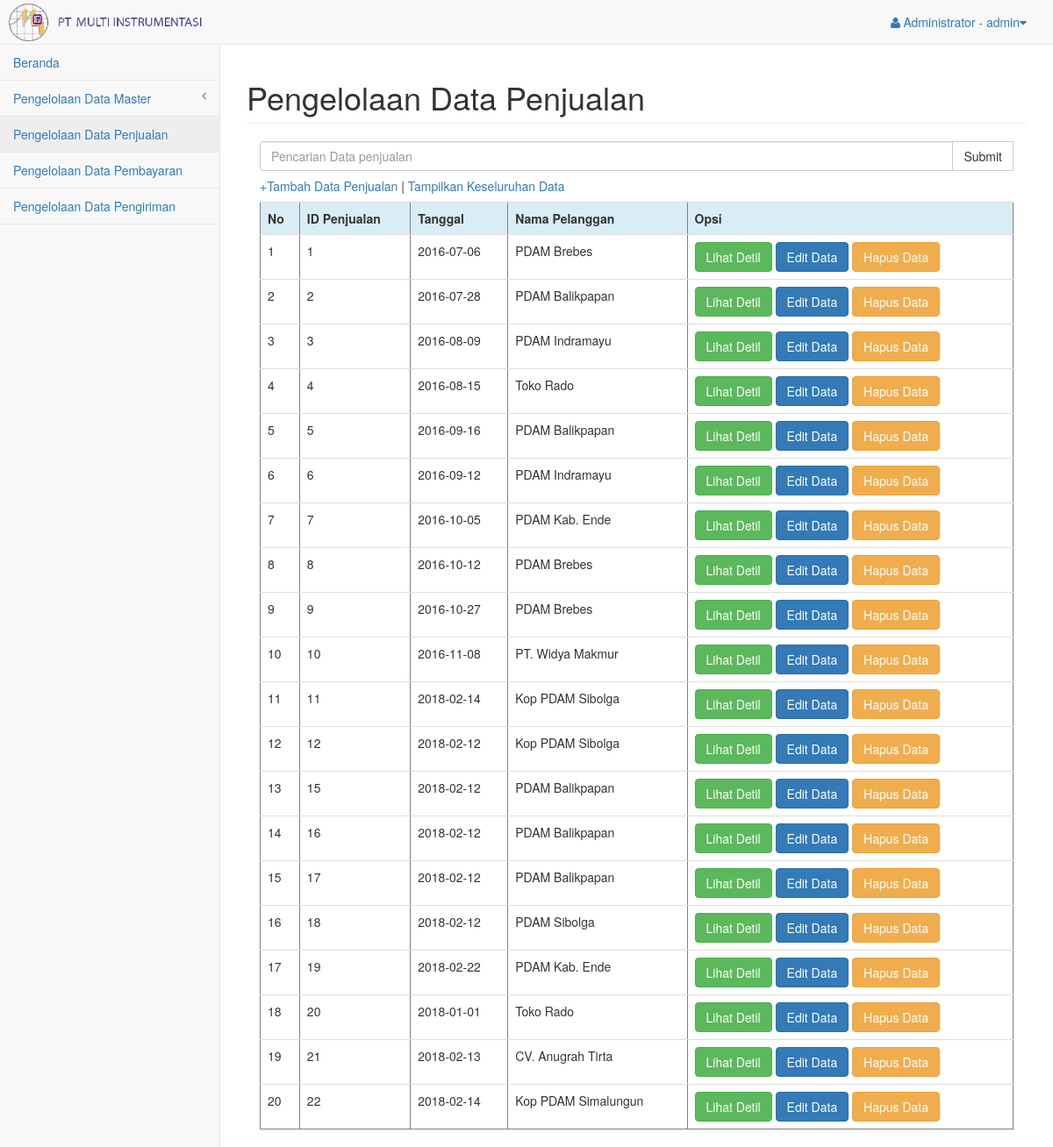
/pages/pemasaran/index.php?page=pengelolaan_data_penjualan (signed in), run on the app's committed database.
### tables this page shows
CREATE TABLE `penjualan` (
  `id_penjualan` int(11) NOT NULL,
  `tanggal` date DEFAULT NULL,
  `id_pelanggan` int(15) DEFAULT NULL,
  `status_pembayaran` varchar(20) NOT NULL,
  `tanggal_bayar` date NOT NULL,
  `status_pengiriman` varchar(20) NOT NULL
);

CREATE TABLE `pelanggan` (
  `id_PELANGGAN` int(15) NOT NULL,
  `nama_pelanggan` varchar(20) NOT NULL,
  `alamat` varchar(30) DEFAULT NULL
);

### pages/pemasaran/pengelolaan_data_penjualan.php (the view, shortened to what this page needs)
<!DOCTYPE html>
<html lang="en">
<head>
    <link href="../vendor/bootstrap/css/bootstrap.min.css" rel="stylesheet">
    <link href="../vendor/metisMenu/metisMenu.min.css" rel="stylesheet">
    <link href="../dist/css/sb-admin-2.css" rel="stylesheet">
    <link href="../vendor/morrisjs/morris.css" rel="stylesheet">
    <link href="../vendor/font-awesome/css/font-awesome.min.css" rel="stylesheet" type="text/css">
</head>
<body>
        <h1 class="page-header">Pengelolaan Data Penjualan</h1>
                <div class="col-lg-12">
                    <form action="index.php?page=pengelolaan_data_penjualan" method="post">
                    <div class="sidebar-search">
                    <div class="input-group custom-search-form">
                        <input type="text" name="katakunci" class="form-control" placeholder="Pencarian Data penjualan">
                        <span class="input-group-btn">
                        <input class="btn btn-default" type="submit" name="submit">
                    </span>
                    </div>
                  </div>
                  </form>
                </div>
                <div class="col-lg-12">
                  <h5><a href="index.php?page=penjualan_input"> +Tambah Data Penjualan </a> | <a href="index.php?page=pengelolaan_data_penjualan"> Tampilkan Keseluruhan Data</a></h5>
                  <table border="1" class="table">
                    <tr class="info">
                      <th>No</th>
                      <th>ID Penjualan</th>
                      <th>Tanggal</th>
                      <th>Nama Pelanggan</th>
                      <th>Opsi</th>
                    </tr>
                    <?php
                    include 'koneksi.php';
                    $katakunci = $_POST["katakunci"];
                    $submit = $_POST["submit"];
                    if ($submit) {
                      if ($katakunci !="") {
                        $query_mysql = mysqli_query($koneksi,"SELECT penjualan.id_penjualan as id_penjualan, penjualan.tanggal as tanggal,
                            pelanggan.nama_pelanggan as nama_pelanggan
                            FROM penjualan INNER JOIN pelanggan ON penjualan.id_pelanggan=pelanggan.id_PELANGGAN
                            WHERE nama_pelanggan LIKE '%$katakunci%'") or die(mysqli_error());
                      } else {
                        $query_mysql = mysqli_query($koneksi,"SELECT penjualan.id_penjualan as id_penjualan, penjualan.tanggal as tanggal,
                            pelanggan.nama_pelanggan as nama_pelanggan
                            FROM penjualan INNER JOIN pelanggan ON penjualan.id_pelanggan=pelanggan.id_PELANGGAN") or die(mysqli_error());
                      }
                    } else {
                        $query_mysql = mysqli_query($koneksi,"SELECT penjualan.id_penjualan as id_penjualan, penjualan.tanggal as tanggal,
                            pelanggan.nama_pelanggan as nama_pelanggan
                            FROM penjualan INNER JOIN pelanggan ON penjualan.id_pelanggan=pelanggan.id_PELANGGAN") or die(mysqli_error());
                    }
                    $nomor = 1;
                    $cek = mysqli_num_rows($query_mysql);
                    if ($cek < 1) {
                    ?>
                    <h3>Data Tidak Ditemukan</h3>
                    <?php } else {
                        while ($data = mysqli_fetch_array($query_mysql)) {
                    ?>
                    <tr>
                      <td><?php echo $nomor++; ?></td>
                      <td><?php echo $data['id_penjualan']; ?></td>
                      <td><?php echo $data['tanggal']; ?></td>
                      <td><?php echo $data['nama_pelanggan']; ?></td>
                      <td>
                        <a class="btn btn-success" href="index.php?page=penjualan_detil&&id_penjualan=<?php echo $data['id_penjualan']; ?>">Lihat Detil</a>
                        <a class="btn btn-primary" href="index.php?page=penjualan_edit&&id_penjualan=<?php echo $data['id_penjualan']; ?>">Edit Data</a>
                        <a class="btn btn-warning" Onclick="return Konfirmasi_hapus()" href="penjualan_hapus.php?id_penjualan=<?php echo $data['id_penjualan']; ?>">Hapus Data</a>
                      </td>
                    </tr>
                  <?php    } }?>
                  </table>
                </div>
            </div>
        </div>
    </div>
</body>
</html>

### data on the page
penjualan: id_penjualan "1", tanggal "2016-07-06", id_pelanggan.nama_pelanggan "PDAM Brebes"
penjualan: id_penjualan "2", tanggal "2016-07-28", id_pelanggan.nama_pelanggan "PDAM Balikpapan"
penjualan: id_penjualan "3", tanggal "2016-08-09", id_pelanggan.nama_pelanggan "PDAM Indramayu"
penjualan: id_penjualan "4", tanggal "2016-08-15", id_pelanggan.nama_pelanggan "Toko Rado"
penjualan: id_penjualan "5", tanggal "2016-09-16", id_pelanggan.nama_pelanggan "PDAM Balikpapan"
penjualan: id_penjualan "6", tanggal "2016-09-12", id_pelanggan.nama_pelanggan "PDAM Indramayu"
penjualan: id_penjualan "7", tanggal "2016-10-05", id_pelanggan.nama_pelanggan "PDAM Kab. Ende"
penjualan: id_penjualan "8", tanggal "2016-10-12", id_pelanggan.nama_pelanggan "PDAM Brebes"
penjualan: id_penjualan "9", tanggal "2016-10-27", id_pelanggan.nama_pelanggan "PDAM Brebes"
penjualan: id_penjualan "10", tanggal "2016-11-08", id_pelanggan.nama_pelanggan "PT. Widya Makmur"
penjualan: id_penjualan "11", tanggal "2018-02-14", id_pelanggan.nama_pelanggan "Kop PDAM Sibolga"
penjualan: id_penjualan "12", tanggal "2018-02-12", id_pelanggan.nama_pelanggan "Kop PDAM Sibolga"
penjualan: id_penjualan "15", tanggal "2018-02-12", id_pelanggan.nama_pelanggan "PDAM Balikpapan"
penjualan: id_penjualan "16", tanggal "2018-02-12", id_pelanggan.nama_pelanggan "PDAM Balikpapan"
penjualan: id_penjualan "17", tanggal "2018-02-12", id_pelanggan.nama_pelanggan "PDAM Balikpapan"
penjualan: id_penjualan "18", tanggal "2018-02-12", id_pelanggan.nama_pelanggan "PDAM Sibolga"
penjualan: id_penjualan "19", tanggal "2018-02-22", id_pelanggan.nama_pelanggan "PDAM Kab. Ende"
penjualan: id_penjualan "20", tanggal "2018-01-01", id_pelanggan.nama_pelanggan "Toko Rado"
penjualan: id_penjualan "21", tanggal "2018-02-13", id_pelanggan.nama_pelanggan "CV. Anugrah Tirta"
penjualan: id_penjualan "22", tanggal "2018-02-14", id_pelanggan.nama_pelanggan "Kop PDAM Simalungun"

### other printed values
$hak_akses "Administrator"
$username "admin"
